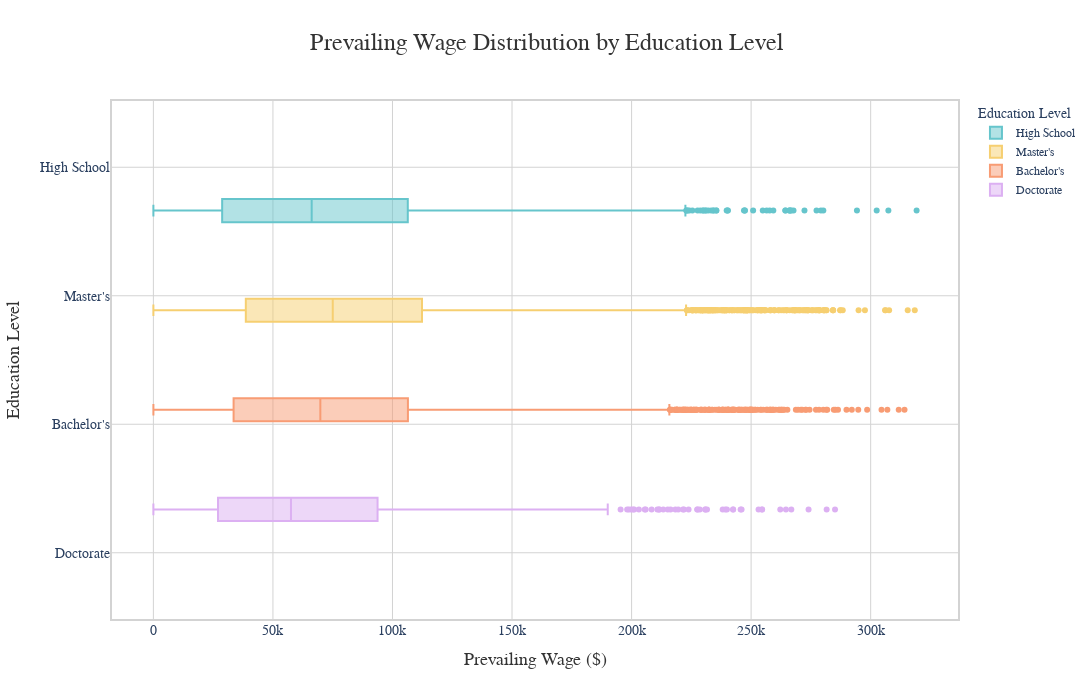

Here is the notebook cell this chart was saved with:
### Code cell
import plotly.express as px
import plotly.graph_objects as go

# Create the boxplot
fig = px.box(df, 
              x="prevailing_wage", 
              y="education_of_employee", 
              title="Prevailing Wage Distribution by Education Level",
              labels={"prevailing_wage": "Prevailing Wage ($)",
                      "education_of_employee": "Education Level"},
              height=700,
              width=1100,
              color="education_of_employee",
              color_discrete_sequence=px.colors.qualitative.Pastel)

# Update layout for better aesthetics
fig.update_layout(
    title_font=dict(size=24, family="Arial", color="#333"),
    title_x=0.5,  # Center the title
    font=dict(family="Arial"),
    xaxis_title_font=dict(size=18, color="#333"),
    yaxis_title_font=dict(size=18, color="#333"),
    xaxis_tickfont=dict(size=14),
    yaxis_tickfont=dict(size=14),
    plot_bgcolor="white",
    xaxis=dict(
        showgrid=True,
        gridwidth=1,
        gridcolor='lightgrey',
        zeroline=True,
        zerolinewidth=1,
        zerolinecolor='lightgrey',
    ),
    yaxis=dict(
        showgrid=True,
        gridwidth=1,
        gridcolor='lightgrey',
    ),
    boxmode="group",
    boxgap=0.1,
    boxgroupgap=0.2
)

# Add a subtle border to the plot
fig.update_layout(
    shapes=[go.layout.Shape(
        type="rect",
        xref="paper",
        yref="paper",
        x0=0,
        y0=0,
        x1=1,
        y1=1,
        line=dict(color="lightgrey", width=2),
    )]
)

# Show the plot
fig.show()

### Figure 1 — Plotly figure (JSON) as saved in the notebook; plotly's stock layout.template omitted (floating-point values rounded to 4 significant figures; data arrays with more than 128 entries replaced by an {"elided": "..."} marker saying what was removed)
{"data": [{"alignmentgroup": "True", "hovertemplate": "Education Level=%{y}<br>Prevailing Wage ($)=%{x}<extra></extra>", "legendgroup": "High School", "marker": {"color": "rgb(102, 197, 204)"}, "name": "High School", "notched": false, "offsetgroup": "High School", "orientation": "h", "showlegend": true, "type": "box", "x": {"elided": "3420 float values"}, "x0": " ", "xaxis": "x", "y": {"elided": "3420 str values"}, "y0": " ", "yaxis": "y"}, {"alignmentgroup": "True", "hovertemplate": "Education Level=%{y}<br>Prevailing Wage ($)=%{x}<extra></extra>", "legendgroup": "Master's", "marker": {"color": "rgb(246, 207, 113)"}, "name": "Master's", "notched": false, "offsetgroup": "Master's", "orientation": "h", "showlegend": true, "type": "box", "x": {"elided": "9634 float values"}, "x0": " ", "xaxis": "x", "y": {"elided": "9634 str values"}, "y0": " ", "yaxis": "y"}, {"alignmentgroup": "True", "hovertemplate": "Education Level=%{y}<br>Prevailing Wage ($)=%{x}<extra></extra>", "legendgroup": "Bachelor's", "marker": {"color": "rgb(248, 156, 116)"}, "name": "Bachelor's", "notched": false, "offsetgroup": "Bachelor's", "orientation": "h", "showlegend": true, "type": "box", "x": {"elided": "10234 float values"}, "x0": " ", "xaxis": "x", "y": {"elided": "10234 str values"}, "y0": " ", "yaxis": "y"}, {"alignmentgroup": "True", "hovertemplate": "Education Level=%{y}<br>Prevailing Wage ($)=%{x}<extra></extra>", "legendgroup": "Doctorate", "marker": {"color": "rgb(220, 176, 242)"}, "name": "Doctorate", "notched": false, "offsetgroup": "Doctorate", "orientation": "h", "showlegend": true, "type": "box", "x": {"elided": "2192 float values"}, "x0": " ", "xaxis": "x", "y": {"elided": "2192 str values"}, "y0": " ", "yaxis": "y"}], "layout": {"boxgap": 0.1, "boxgroupgap": 0.2, "boxmode": "group", "font": {"family": "Arial"}, "height": 700, "legend": {"title": {"text": "Education Level"}, "tracegroupgap": 0}, "plot_bgcolor": "white", "shapes": [{"line": {"color": "lightgrey", "width": 2}, "type": "rect", "x0": 0, "x1": 1, "xref": "paper", "y0": 0, "y1": 1, "yref": "paper"}], "title": {"font": {"color": "#333", "family": "Arial", "size": 24}, "text": "Prevailing Wage Distribution by Education Level", "x": 0.5}, "width": 1100, "xaxis": {"anchor": "y", "domain": [0, 1], "gridcolor": "lightgrey", "gridwidth": 1, "showgrid": true, "tickfont": {"size": 14}, "title": {"font": {"color": "#333", "size": 18}, "text": "Prevailing Wage ($)"}, "zeroline": true, "zerolinecolor": "lightgrey", "zerolinewidth": 1}, "yaxis": {"anchor": "x", "categoryarray": ["Doctorate", "Bachelor's", "Master's", "High School"], "categoryorder": "array", "domain": [0, 1], "gridcolor": "lightgrey", "gridwidth": 1, "showgrid": true, "tickfont": {"size": 14}, "title": {"font": {"color": "#333", "size": 18}, "text": "Education Level"}}}}
